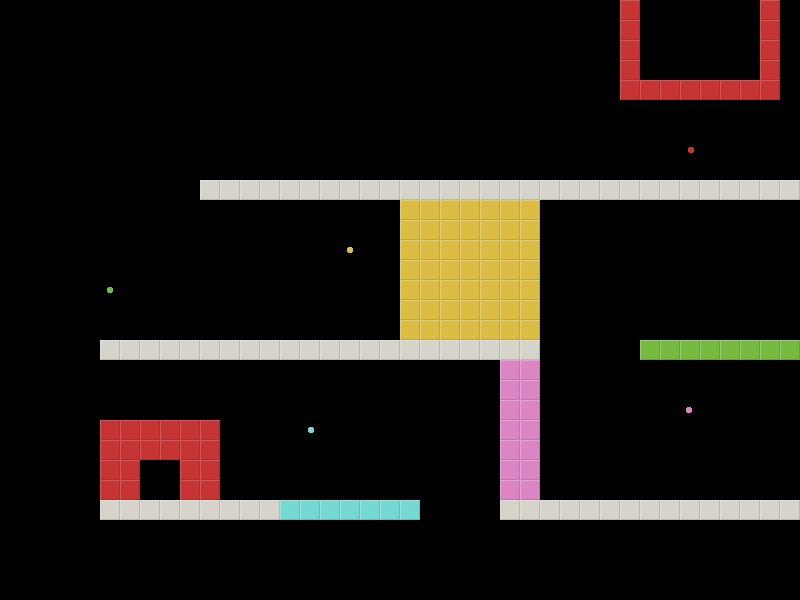

Tiled map render using the project's own tile images. Description and the map definition, with tile-layer contents summarised, below:
An orthogonal 40x30 tile map with 20x20 px tiles, 2 tile layers (background, colors), 2 tilesets.

<map version="1.0" orientation="orthogonal" width="40" height="30" tilewidth="20" tileheight="20">
 <tileset firstgid="1" name="background" tilewidth="20" tileheight="20">
  <image source="tiles/tileset20.png" width="40" height="60" />
  <terraintypes>
   <terrain name="New Terrain" tile="-1" />
  </terraintypes>
  <tile id="0">
   <properties>
    <property name="blocked" value="true" />
    <property name="type" value="terrain" />
   </properties>
  </tile>
  <tile id="1">
   <properties>
    <property name="type" value="terrain" />
   </properties>
  </tile>
  <tile id="2" terrain="0,0,0,0">
   <properties>
    <property name="type" value="exit" />
   </properties>
  </tile>
  <tile id="3" terrain="0,0,0,0">
   <properties>
    <property name="type" value="exit" />
   </properties>
  </tile>
  <tile id="4" terrain="0,0,0,0">
   <properties>
    <property name="type" value="exit" />
   </properties>
  </tile>
  <tile id="5" terrain="0,0,0,0">
   <properties>
    <property name="type" value="exit" />
   </properties>
  </tile>
 </tileset>
 <tileset firstgid="7" source="colors.tsx" />
 <layer name="background" width="40" height="30" opacity="0.9">
  <data>[1200 cells, 1200 non-empty, 2 distinct tile ids]</data>
 </layer>
 <layer name="colors" width="40" height="30">
  <data>[1200 cells, 120 non-empty, 11 distinct tile ids]</data>
 </layer>
</map>
